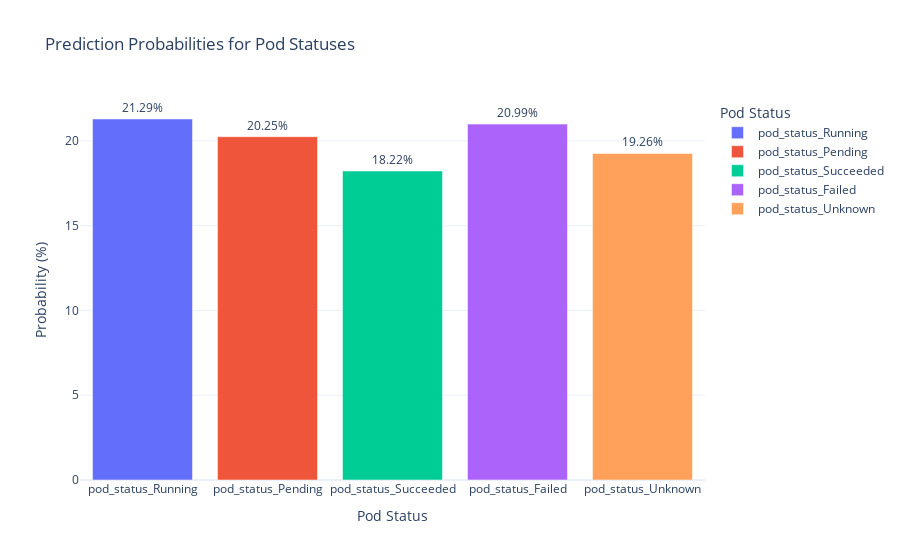
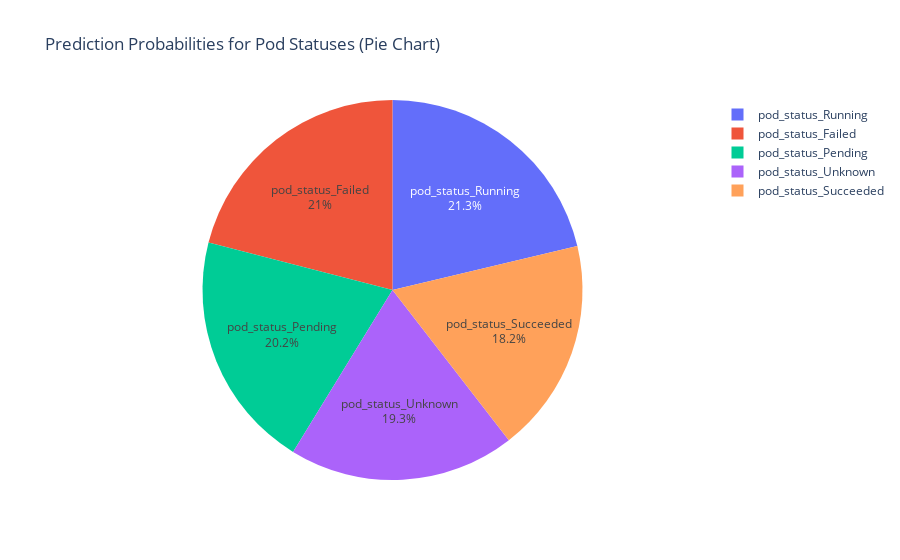

Here is the notebook cell these charts were saved with, in order:
### Code cell
import pandas as pd
import plotly.express as px
import plotly.graph_objects as go
from IPython.display import display

# Example input and target for demonstration
example_input = X_test_lstm[0]
example_target = y_test[0]

print("\nExample Input Sequence:")
display(example_input)
print("\nExample Target:")
print(example_target)

# Make prediction using the best model
prediction = best_model.predict(example_input.reshape(1, 1, -1))

# Convert probabilities to a percentage format
probabilities = prediction[0] * 100
pod_status_labels = ['pod_status_Running', 'pod_status_Pending', 'pod_status_Succeeded', 'pod_status_Failed', 'pod_status_Unknown']

# Create a DataFrame for the probabilities
probability_df = pd.DataFrame({
    "Pod Status": pod_status_labels,
    "Probability (%)": probabilities
})

# Display the probabilities interactively
print("\nInteractive Probability Table:")
display(probability_df)

# Interactive Bar Plot
fig = px.bar(
    probability_df,
    x="Pod Status",
    y="Probability (%)",
    title="Prediction Probabilities for Pod Statuses",
    labels={"Probability (%)": "Probability (%)"},
    text="Probability (%)",
    hover_data={"Probability (%)": True},
    color="Pod Status"
)
fig.update_traces(texttemplate='%{text:.2f}%', textposition='outside')
fig.update_layout(
    xaxis_title="Pod Status",
    yaxis_title="Probability (%)",
    uniformtext_minsize=8,
    uniformtext_mode='hide',
    template="plotly_white"
)

# Show the interactive bar chart
fig.show()

# Interactive Pie Chart
pie_fig = px.pie(
    probability_df,
    values="Probability (%)",
    names="Pod Status",
    title="Prediction Probabilities for Pod Statuses (Pie Chart)",
    hover_data={"Probability (%)": True},
    labels={"Probability (%)": "Probability (%)"},
    template="plotly_white"
)
pie_fig.update_traces(textposition='inside', textinfo='percent+label')

# Show the interactive pie chart
pie_fig.show()

### Figure 1 — Plotly figure (JSON) as saved in the notebook; plotly's stock layout.template omitted (floating-point values rounded to 4 significant figures)
{"data": [{"alignmentgroup": "True", "hovertemplate": "Pod Status=%{x}<br>Probability (%)=%{text}<extra></extra>", "legendgroup": "pod_status_Running", "marker": {"color": "#636efa", "pattern": {"shape": ""}}, "name": "pod_status_Running", "offsetgroup": "pod_status_Running", "orientation": "v", "showlegend": true, "text": [21.29], "textposition": "outside", "texttemplate": "%{text:.2f}%", "type": "bar", "x": ["pod_status_Running"], "xaxis": "x", "y": [21.29], "yaxis": "y"}, {"alignmentgroup": "True", "hovertemplate": "Pod Status=%{x}<br>Probability (%)=%{text}<extra></extra>", "legendgroup": "pod_status_Pending", "marker": {"color": "#EF553B", "pattern": {"shape": ""}}, "name": "pod_status_Pending", "offsetgroup": "pod_status_Pending", "orientation": "v", "showlegend": true, "text": [20.25], "textposition": "outside", "texttemplate": "%{text:.2f}%", "type": "bar", "x": ["pod_status_Pending"], "xaxis": "x", "y": [20.25], "yaxis": "y"}, {"alignmentgroup": "True", "hovertemplate": "Pod Status=%{x}<br>Probability (%)=%{text}<extra></extra>", "legendgroup": "pod_status_Succeeded", "marker": {"color": "#00cc96", "pattern": {"shape": ""}}, "name": "pod_status_Succeeded", "offsetgroup": "pod_status_Succeeded", "orientation": "v", "showlegend": true, "text": [18.22], "textposition": "outside", "texttemplate": "%{text:.2f}%", "type": "bar", "x": ["pod_status_Succeeded"], "xaxis": "x", "y": [18.22], "yaxis": "y"}, {"alignmentgroup": "True", "hovertemplate": "Pod Status=%{x}<br>Probability (%)=%{text}<extra></extra>", "legendgroup": "pod_status_Failed", "marker": {"color": "#ab63fa", "pattern": {"shape": ""}}, "name": "pod_status_Failed", "offsetgroup": "pod_status_Failed", "orientation": "v", "showlegend": true, "text": [20.99], "textposition": "outside", "texttemplate": "%{text:.2f}%", "type": "bar", "x": ["pod_status_Failed"], "xaxis": "x", "y": [20.99], "yaxis": "y"}, {"alignmentgroup": "True", "hovertemplate": "Pod Status=%{x}<br>Probability (%)=%{text}<extra></extra>", "legendgroup": "pod_status_Unknown", "marker": {"color": "#FFA15A", "pattern": {"shape": ""}}, "name": "pod_status_Unknown", "offsetgroup": "pod_status_Unknown", "orientation": "v", "showlegend": true, "text": [19.26], "textposition": "outside", "texttemplate": "%{text:.2f}%", "type": "bar", "x": ["pod_status_Unknown"], "xaxis": "x", "y": [19.26], "yaxis": "y"}], "layout": {"barmode": "relative", "legend": {"title": {"text": "Pod Status"}, "tracegroupgap": 0}, "title": {"text": "Prediction Probabilities for Pod Statuses"}, "uniformtext": {"minsize": 8, "mode": "hide"}, "xaxis": {"anchor": "y", "categoryarray": ["pod_status_Running", "pod_status_Pending", "pod_status_Succeeded", "pod_status_Failed", "pod_status_Unknown"], "categoryorder": "array", "domain": [0, 1], "title": {"text": "Pod Status"}}, "yaxis": {"anchor": "x", "domain": [0, 1], "title": {"text": "Probability (%)"}}}}

### Figure 2 — Plotly figure (JSON) as saved in the notebook; plotly's stock layout.template omitted (floating-point values rounded to 4 significant figures)
{"data": [{"customdata": [[21.29], [20.25], [18.22], [20.99], [19.26]], "domain": {"x": [0, 1], "y": [0, 1]}, "hovertemplate": "Pod Status=%{label}<br>Probability (%)=%{customdata[0]}<extra></extra>", "labels": ["pod_status_Running", "pod_status_Pending", "pod_status_Succeeded", "pod_status_Failed", "pod_status_Unknown"], "legendgroup": "", "name": "", "showlegend": true, "textinfo": "percent+label", "textposition": "inside", "type": "pie", "values": [21.29, 20.25, 18.22, 20.99, 19.26]}], "layout": {"legend": {"tracegroupgap": 0}, "title": {"text": "Prediction Probabilities for Pod Statuses (Pie Chart)"}}}
